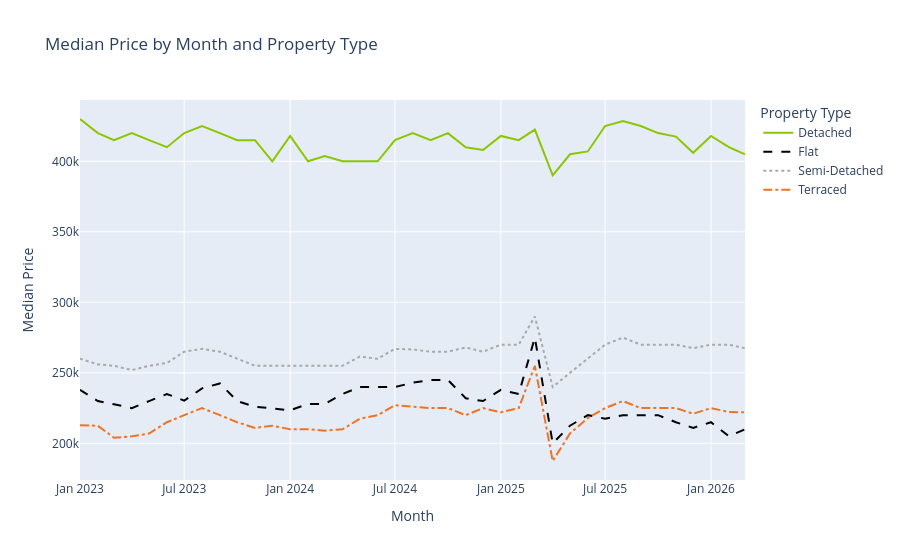

Notebook cell for this chart:
### Markdown cell above
## Add visualisation over the analytics

Finally we convert the Gold `average_price_by_month_and_property_type` view to a Polars dataframe so we can visualise the data on a line chart using the Plotly Express charting package.

### Code cell
import plotly.express as px

fig = px.line(
    db.sql("FROM gold.median_price_by_month_and_property_type").pl(),
    x="month_of_sale",
    y="median_price",
    color="property_type",
    line_dash="property_type",
    color_discrete_sequence=["#8CC600", "black", "darkgrey", "#EE7423"],
    line_dash_sequence=["solid", "dash", "dot", "dashdot"],
    title="Median Price by Month and Property Type"
)

fig.update_layout(
    xaxis_title="Month",
    yaxis_title="Median Price",
    legend_title="Property Type",
)

fig.show()
